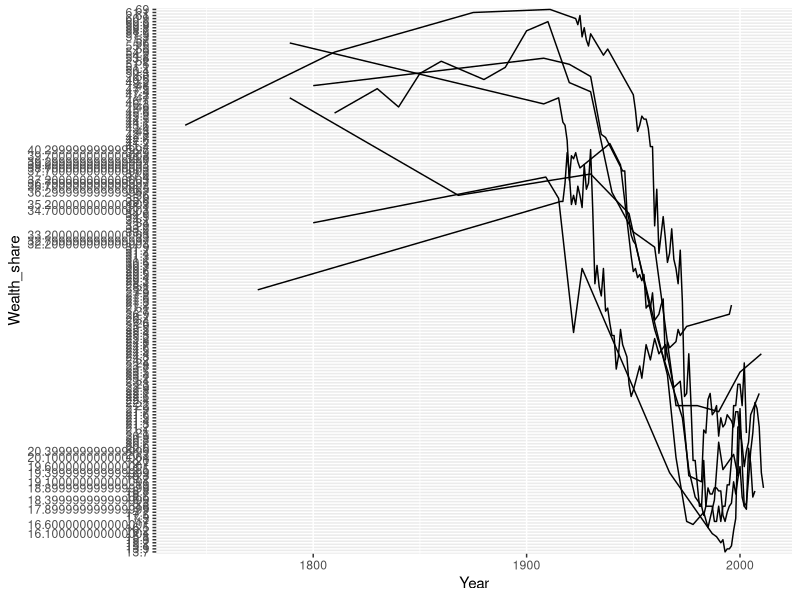

Generate this figure with R:
require(shape)
library(tidyverse)
library(lubridate)
library(openxlsx)
library(readxl)

wealth_share <- read_excel("capitalism/top_1percent_wealth_share.xlsx")

#Cleaning the wealth share data. Source: CORE
wealth_share_gathered <- wealth_share %>% 
  gather(Country, Wealth_share, c("Denmark", "Finland", "France", "Norway", "Sweden", "United Kingdom", "United States") )

wealth_share1 <- wealth_share_gathered[-c(1, 69, 137, 205, 273, 341, 409), ] 

wealth_share2 <- wealth_share1 %>%
  mutate(Year = ifelse(Country == "Denmark", ...1, ifelse(Country == "Finland", ...3, ifelse(Country == "France", ...5, ifelse(Country == "Norway", ...7, ifelse(Country == "Sweden", ...9, ifelse(Country == "United Kingdom", ...11, ifelse(Country == "United States", ...13, NA))))))))

wealth_share3 <- wealth_share2 %>%
  select(-c("...1", "...3", "...5", "...7", "...9", "...11", "...13")) %>%
  filter(!is.na(Year))

#Plotting the data 
wealth_share_plot <- ggplot(wealth_share3, aes(x = Year, y = Wealth_share, group = Country)) +
  geom_line()

print(wealth_share_plot)
